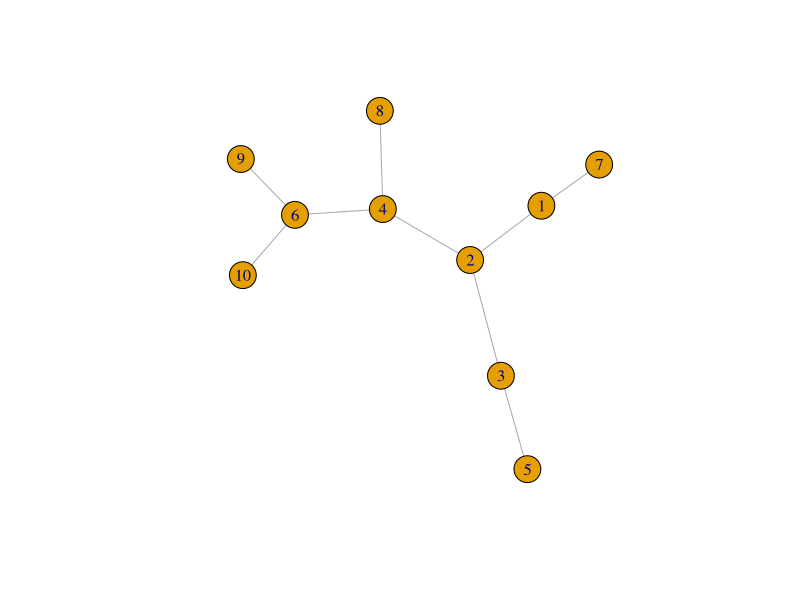
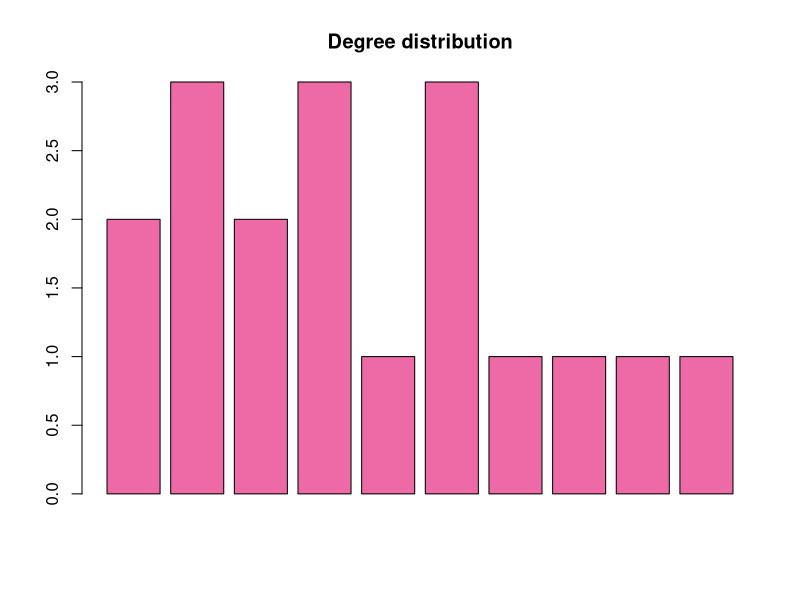
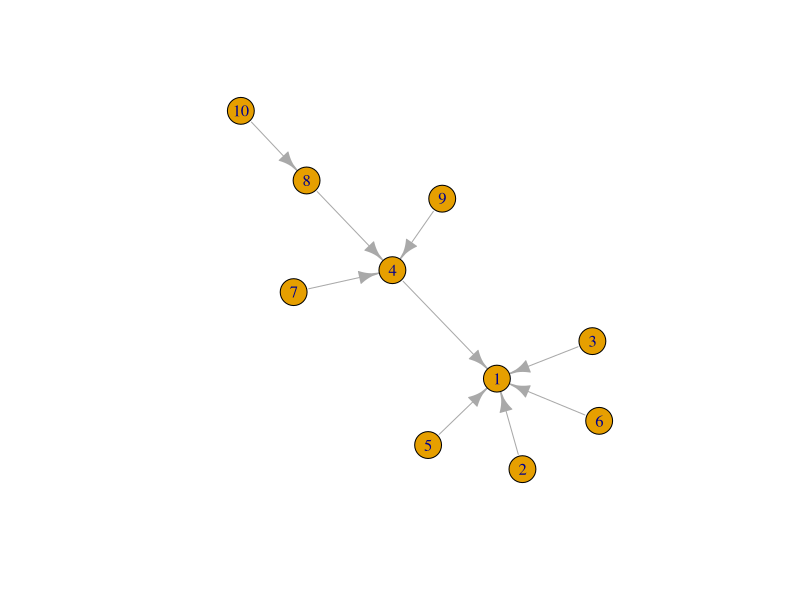
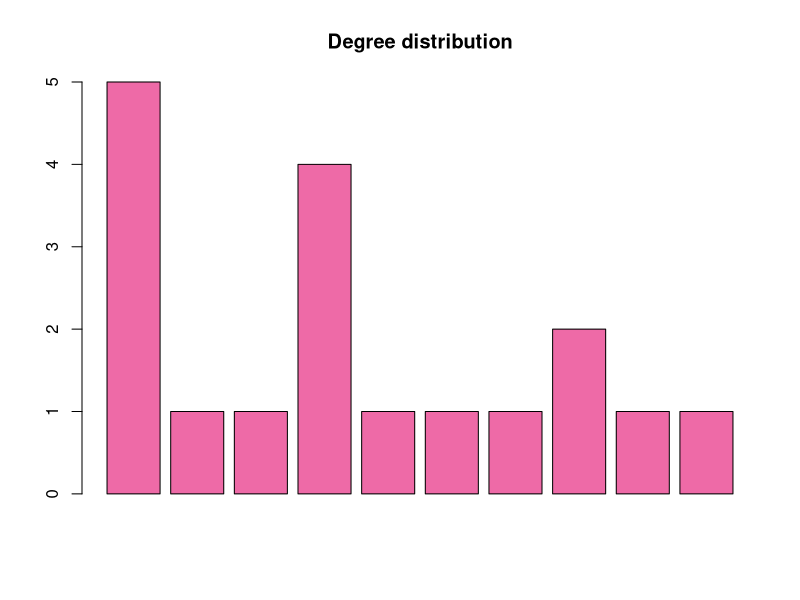
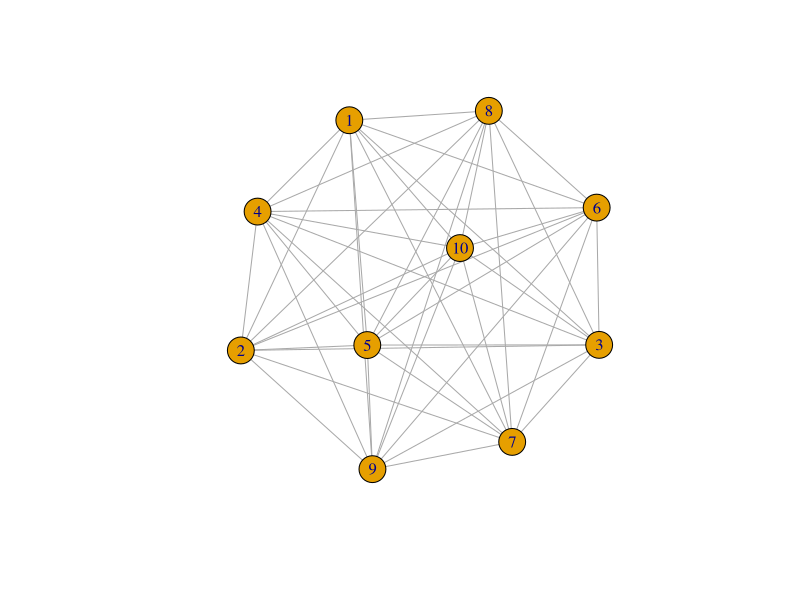
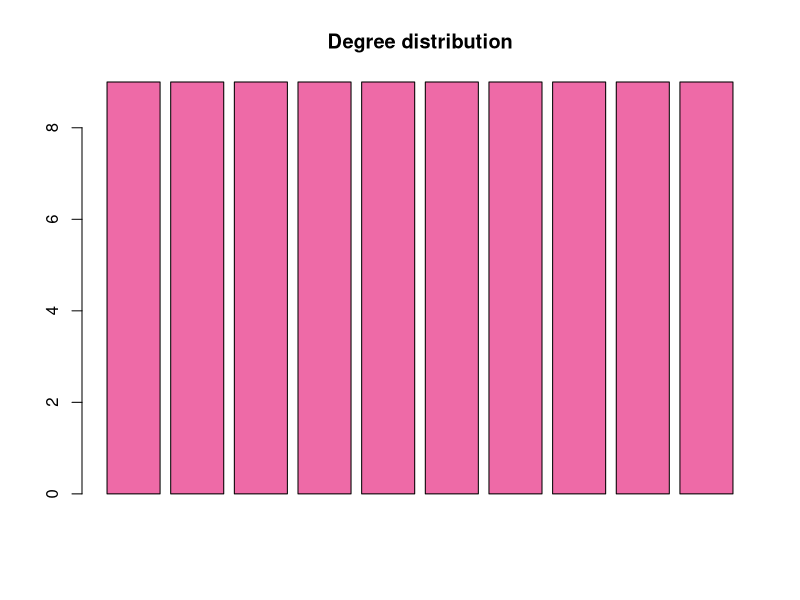
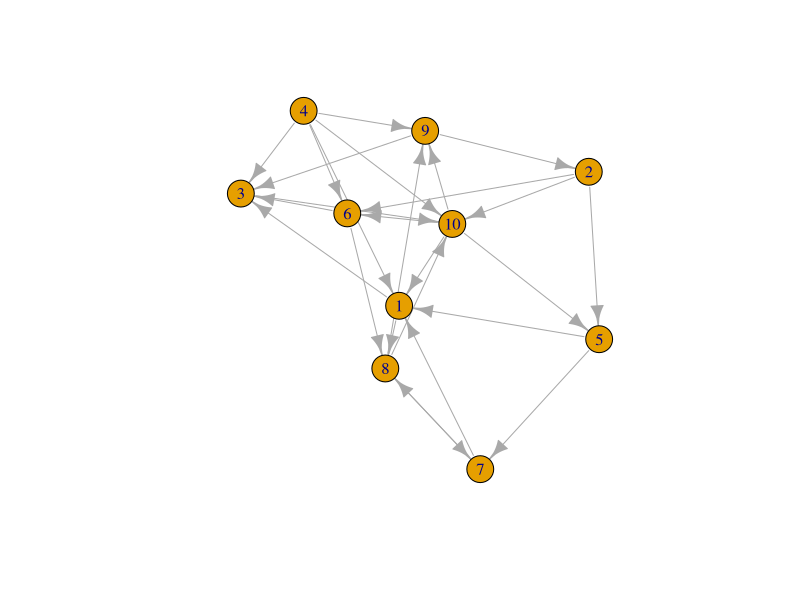
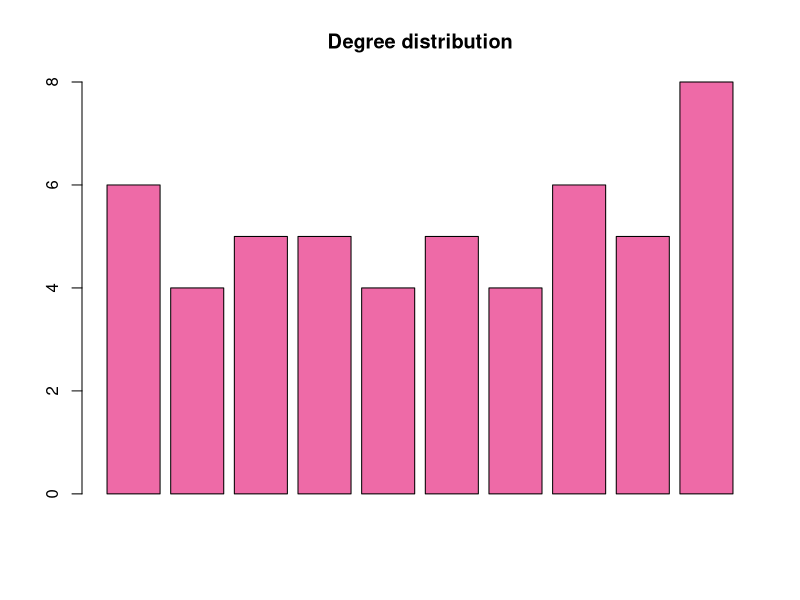

Generate these figures, in order, with R:
## ---- chunk 1
knitr::opts_chunk$set(echo = TRUE)
## ---- chunk 2
library (igraph)

propiedades <- function (red) {
  nodos <- vcount (red)
  print (paste ("nodos:", nodos))
  
  conex <- ecount (red)
  print (paste ("conexiones:", conex))
  
  deg <- degree (red, mode = "total")
  print (paste ("degree:", deg))
  
  avera <- mean (deg)
  print (paste ("average degree:", avera))
  
  dist <- barplot(degree(red), col="hotpink2", main="Degree distribution")
  dist
  
  dens <- edge_density(red)
  print (paste("Densidad:", dens))
  
  adj <- as.matrix(get.adjacency(red))
  print (adj)
  
  dist <- as.matrix(distances(red))
  print (dist)
  
  diam <- diameter(red)
  print(paste ("diámetro:"), diam)
  
  clust <- transitivity(red, type = "global")
  print (paste("Coeficiente de clusterización:", clust))
  
}


## ---- chunk 3
red<- (make_empty_graph(n=10, directed=FALSE))
redd<- (make_empty_graph(n=10, directed=TRUE))
## ---- chunk 4
red1<- add_edges(red, c(1,2, 1,7, 2,3, 2,4, 3,5, 4,8, 4,6, 6,9, 6,10))
plot (red1)
propiedades (red1)
## ---- chunk 5
red2 <- add_edges (redd, c(2,1, 3,1, 4,1, 5,1, 6,1, 7,4, 8,4, 9,4, 10,8))
plot (red2)
propiedades (red2)
## ---- chunk 6
red3 <- make_full_graph(10, directed = FALSE)
plot(red3)
propiedades (red3)
## ---- chunk 7
red4 <- add_edges (redd, c(1,8, 1,3, 2,5, 2,10, 2,6, 3,10, 4,10, 4,1, 4,9, 4,6, 4,3, 5,1, 5,7, 6,3, 6,8,
                           7,1, 7,8, 8,7, 8,10, 8,9, 9,2, 9,3, 10,9, 10,6, 10,1, 10,5))
plot (red4)
propiedades (red4)
## ---- chunk 8
red5 <- add_edges(red, c(1,3, 1,7, 1,10, 2,7, 3,7, 4,6, 4,8, 4,10, 5,7, 6,8, 6,10, 7,8, 8,9, 8,10, 9,10))
plot (red5)
propiedades(red5)
## ---- chunk 9
red6 <- add_edges(redd, c(1,2, 1,3, 2,4, 2,5, 3,7, 3,6, 4,8, 4,9, 5,10))
plot(red6)
propiedades(red6)
## ---- chunk 10
library(igraph)
karate<-make_graph("Zachary")
plot(karate)
## ---- chunk 11
# NODOS
vcount(karate)
#CONEXIONES
ecount (karate)
## ---- chunk 12
 edge_density(karate)
## ---- chunk 13
dis <- barplot(degree(karate), col="tan3", main="Degree distribution")
  dis
## ---- chunk 14
#DIÁMETRO
diameter(karate)

dista <- as.matrix(distances(karate))
  print (dista)
  
# DISYANCIA PROMEDIO
mean_distance(karate)
  
## ---- chunk 15
friends <- read.csv("adjacency_matrix.csv")
friends
## ---- chunk 16
rownames(friends)<- friends[,1]
View(friends)
friends<-friends[,-1]
friends<-as.matrix(friends)
diag(friends) <-0
diag
redf<-graph_from_adjacency_matrix(friends)
plot(redf, vertex.size=15,vertex.size=5,
     edge.arrow.size=0.25,layout=layout_nicely,vertex.size.label=0.25)

## ---- chunk 17
amix <- function(nodo) {
  ami <- degree (redf, v =nodo, mode="out")
  print (paste(nodo, "tiene", ami, "amigos"))
  
  print ("sus amigos tienen:")
  
  for (i in 1:ami){
    print (paste((degree (redf, v =i, mode="out")), "amigos, cada uno"))
  }
  
}

amix("MICHELLE")
## ---- chunk 18
rank <- sort((degree(redf, mode="in")), decreasing = TRUE)
rank
## ---- chunk 19
reder <- erdos.renyi.game(25, p=0.3)
plot (reder)
propiedades (reder)
## ---- chunk 20
redbara <- barabasi.game(25, directed = FALSE)
plot (redbara)
propiedades (redbara)
